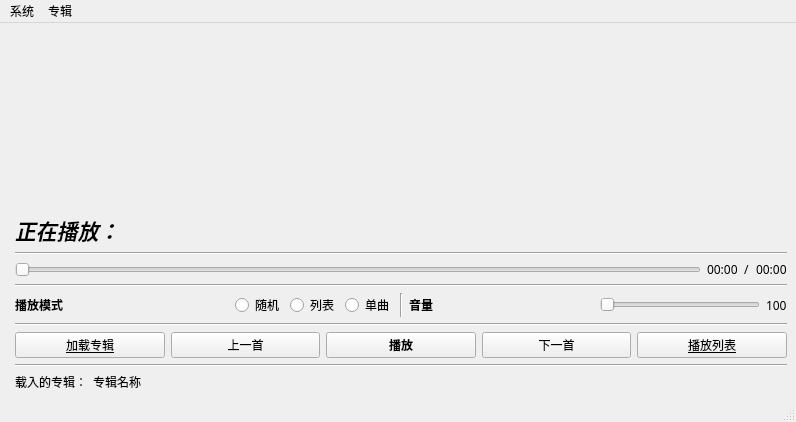
<?xml version="1.0" encoding="UTF-8"?>
<ui version="4.0">
 <class>MainWindow</class>
 <widget class="QMainWindow" name="MainWindow">
  <property name="geometry">
   <rect>
    <x>0</x>
    <y>0</y>
    <width>796</width>
    <height>422</height>
   </rect>
  </property>
  <property name="sizePolicy">
   <sizepolicy hsizetype="Fixed" vsizetype="Fixed">
    <horstretch>0</horstretch>
    <verstretch>0</verstretch>
   </sizepolicy>
  </property>
  <property name="font">
   <font>
    <family>仿宋</family>
    <bold>false</bold>
   </font>
  </property>
  <property name="windowTitle">
   <string>RogalunaAudioPlayer</string>
  </property>
  <widget class="QWidget" name="centralwidget">
   <property name="enabled">
    <bool>true</bool>
   </property>
   <property name="sizePolicy">
    <sizepolicy hsizetype="Fixed" vsizetype="Fixed">
     <horstretch>0</horstretch>
     <verstretch>0</verstretch>
    </sizepolicy>
   </property>
   <property name="tabletTracking">
    <bool>false</bool>
   </property>
   <layout class="QFormLayout" name="formLayout">
    <item row="0" column="1">
     <spacer name="verticalSpacer">
      <property name="orientation">
       <enum>Qt::Orientation::Vertical</enum>
      </property>
      <property name="sizeHint" stdset="0">
       <size>
        <width>20</width>
        <height>40</height>
       </size>
      </property>
     </spacer>
    </item>
    <item row="1" column="1">
     <layout class="QVBoxLayout" name="verticalLayout_2">
      <item>
       <layout class="QVBoxLayout" name="verticalLayout_3">
        <item>
         <layout class="QHBoxLayout" name="horizontalLayout_7">
          <item>
           <widget class="QLabel" name="label_tips">
            <property name="sizePolicy">
             <sizepolicy hsizetype="Fixed" vsizetype="Preferred">
              <horstretch>0</horstretch>
              <verstretch>0</verstretch>
             </sizepolicy>
            </property>
            <property name="font">
             <font>
              <family>华文仿宋</family>
              <pointsize>16</pointsize>
              <italic>true</italic>
              <bold>true</bold>
              <underline>false</underline>
             </font>
            </property>
            <property name="text">
             <string>正在播放：</string>
            </property>
           </widget>
          </item>
          <item>
           <widget class="QLabel" name="label_mediaName">
            <property name="font">
             <font>
              <family>仿宋</family>
              <pointsize>12</pointsize>
              <bold>true</bold>
             </font>
            </property>
            <property name="text">
             <string/>
            </property>
            <property name="alignment">
             <set>Qt::AlignmentFlag::AlignRight|Qt::AlignmentFlag::AlignTrailing|Qt::AlignmentFlag::AlignVCenter</set>
            </property>
           </widget>
          </item>
         </layout>
        </item>
       </layout>
      </item>
     </layout>
    </item>
    <item row="2" column="1">
     <layout class="QVBoxLayout" name="verticalLayout">
      <property name="spacing">
       <number>6</number>
      </property>
      <item>
       <widget class="Line" name="line_2">
        <property name="orientation">
         <enum>Qt::Orientation::Horizontal</enum>
        </property>
       </widget>
      </item>
      <item>
       <layout class="QHBoxLayout" name="horizontalLayout_2">
        <item>
         <widget class="QSlider" name="slider_playProgress">
          <property name="orientation">
           <enum>Qt::Orientation::Horizontal</enum>
          </property>
         </widget>
        </item>
        <item>
         <widget class="QLabel" name="label_currentDuration">
          <property name="font">
           <font>
            <family>仿宋</family>
            <bold>false</bold>
           </font>
          </property>
          <property name="text">
           <string>00:00</string>
          </property>
         </widget>
        </item>
        <item>
         <widget class="QLabel" name="label_4">
          <property name="font">
           <font>
            <family>仿宋</family>
            <bold>false</bold>
           </font>
          </property>
          <property name="text">
           <string>/</string>
          </property>
         </widget>
        </item>
        <item>
         <widget class="QLabel" name="label_totleTime">
          <property name="font">
           <font>
            <family>仿宋</family>
            <bold>false</bold>
           </font>
          </property>
          <property name="text">
           <string>00:00</string>
          </property>
         </widget>
        </item>
       </layout>
      </item>
      <item>
       <widget class="Line" name="line">
        <property name="orientation">
         <enum>Qt::Orientation::Horizontal</enum>
        </property>
       </widget>
      </item>
      <item>
       <layout class="QHBoxLayout" name="horizontalLayout_4">
        <item>
         <layout class="QHBoxLayout" name="horizontalLayout_6">
          <item>
           <widget class="QLabel" name="label_7">
            <property name="font">
             <font>
              <family>仿宋</family>
              <bold>true</bold>
             </font>
            </property>
            <property name="text">
             <string>播放模式</string>
            </property>
           </widget>
          </item>
          <item>
           <spacer name="horizontalSpacer">
            <property name="orientation">
             <enum>Qt::Orientation::Horizontal</enum>
            </property>
            <property name="sizeHint" stdset="0">
             <size>
              <width>40</width>
              <height>20</height>
             </size>
            </property>
           </spacer>
          </item>
          <item>
           <layout class="QHBoxLayout" name="horizontalLayout_8">
            <item>
             <widget class="QRadioButton" name="radioBtn_random">
              <property name="text">
               <string>随机</string>
              </property>
             </widget>
            </item>
            <item>
             <widget class="QRadioButton" name="radioBtn_list">
              <property name="text">
               <string>列表</string>
              </property>
             </widget>
            </item>
            <item>
             <widget class="QRadioButton" name="radioBtn_loop">
              <property name="text">
               <string>单曲</string>
              </property>
             </widget>
            </item>
           </layout>
          </item>
         </layout>
        </item>
        <item>
         <widget class="Line" name="line_3">
          <property name="orientation">
           <enum>Qt::Orientation::Vertical</enum>
          </property>
         </widget>
        </item>
        <item>
         <layout class="QHBoxLayout" name="horizontalLayout_5">
          <item>
           <widget class="QLabel" name="label_5">
            <property name="font">
             <font>
              <family>仿宋</family>
              <bold>true</bold>
             </font>
            </property>
            <property name="text">
             <string>音量</string>
            </property>
           </widget>
          </item>
          <item>
           <spacer name="horizontalSpacer_2">
            <property name="orientation">
             <enum>Qt::Orientation::Horizontal</enum>
            </property>
            <property name="sizeHint" stdset="0">
             <size>
              <width>40</width>
              <height>20</height>
             </size>
            </property>
           </spacer>
          </item>
          <item>
           <widget class="QSlider" name="slider_volume">
            <property name="maximum">
             <number>100</number>
            </property>
            <property name="singleStep">
             <number>0</number>
            </property>
            <property name="orientation">
             <enum>Qt::Orientation::Horizontal</enum>
            </property>
            <property name="invertedAppearance">
             <bool>false</bool>
            </property>
            <property name="invertedControls">
             <bool>false</bool>
            </property>
           </widget>
          </item>
          <item>
           <widget class="QLabel" name="label_volume">
            <property name="text">
             <string>100</string>
            </property>
           </widget>
          </item>
         </layout>
        </item>
       </layout>
      </item>
      <item>
       <widget class="Line" name="line_4">
        <property name="orientation">
         <enum>Qt::Orientation::Horizontal</enum>
        </property>
       </widget>
      </item>
      <item>
       <layout class="QHBoxLayout" name="horizontalLayout">
        <item>
         <widget class="QPushButton" name="btn_open">
          <property name="font">
           <font>
            <family>仿宋</family>
            <bold>false</bold>
            <underline>true</underline>
           </font>
          </property>
          <property name="text">
           <string>加载专辑</string>
          </property>
         </widget>
        </item>
        <item>
         <widget class="QPushButton" name="btn_previousMedia">
          <property name="text">
           <string>上一首</string>
          </property>
         </widget>
        </item>
        <item>
         <widget class="QPushButton" name="btn_playState">
          <property name="font">
           <font>
            <family>仿宋</family>
            <bold>true</bold>
           </font>
          </property>
          <property name="text">
           <string>播放</string>
          </property>
         </widget>
        </item>
        <item>
         <widget class="QPushButton" name="btn_nextMedia">
          <property name="text">
           <string>下一首</string>
          </property>
         </widget>
        </item>
        <item>
         <widget class="QPushButton" name="btn_playList">
          <property name="font">
           <font>
            <family>仿宋</family>
            <bold>false</bold>
            <underline>true</underline>
           </font>
          </property>
          <property name="text">
           <string>播放列表</string>
          </property>
         </widget>
        </item>
       </layout>
      </item>
     </layout>
    </item>
    <item row="3" column="1">
     <widget class="Line" name="line_5">
      <property name="orientation">
       <enum>Qt::Orientation::Horizontal</enum>
      </property>
     </widget>
    </item>
    <item row="4" column="1">
     <layout class="QHBoxLayout" name="horizontalLayout_3">
      <item>
       <widget class="QLabel" name="label_6">
        <property name="sizePolicy">
         <sizepolicy hsizetype="Fixed" vsizetype="Preferred">
          <horstretch>0</horstretch>
          <verstretch>0</verstretch>
         </sizepolicy>
        </property>
        <property name="text">
         <string>载入的专辑：</string>
        </property>
       </widget>
      </item>
      <item>
       <widget class="QLabel" name="label_albumName">
        <property name="text">
         <string>专辑名称</string>
        </property>
       </widget>
      </item>
     </layout>
    </item>
   </layout>
  </widget>
  <widget class="QMenuBar" name="menubar">
   <property name="geometry">
    <rect>
     <x>0</x>
     <y>0</y>
     <width>796</width>
     <height>17</height>
    </rect>
   </property>
   <property name="font">
    <font>
     <family>仿宋</family>
     <bold>false</bold>
    </font>
   </property>
   <widget class="QMenu" name="menu">
    <property name="font">
     <font>
      <family>仿宋</family>
      <bold>false</bold>
     </font>
    </property>
    <property name="title">
     <string>系统</string>
    </property>
    <widget class="QMenu" name="menu_2">
     <property name="title">
      <string>文件</string>
     </property>
     <addaction name="actionopenAudioFile"/>
     <addaction name="actionCopyToLocal"/>
    </widget>
    <addaction name="menu_2"/>
    <addaction name="actionQuit"/>
   </widget>
   <widget class="QMenu" name="menu_3">
    <property name="title">
     <string>专辑</string>
    </property>
    <addaction name="actionOpenLoaclAlbum"/>
   </widget>
   <addaction name="menu"/>
   <addaction name="menu_3"/>
  </widget>
  <widget class="QStatusBar" name="statusbar"/>
  <action name="actionQuit">
   <property name="icon">
    <iconset theme="QIcon::ThemeIcon::SystemLogOut"/>
   </property>
   <property name="text">
    <string>退出</string>
   </property>
   <property name="toolTip">
    <string>退出</string>
   </property>
   <property name="font">
    <font>
     <family>仿宋</family>
    </font>
   </property>
  </action>
  <action name="actionopenAudioFile">
   <property name="icon">
    <iconset theme="QIcon::ThemeIcon::DocumentNew"/>
   </property>
   <property name="text">
    <string>打开音频文件</string>
   </property>
   <property name="toolTip">
    <string>打开音频文件</string>
   </property>
  </action>
  <action name="actionOpenLoaclAlbum">
   <property name="text">
    <string>打开本地专辑目录</string>
   </property>
  </action>
  <action name="actionCopyToLocal">
   <property name="text">
    <string>将音频拷贝到本地</string>
   </property>
  </action>
 </widget>
 <resources/>
 <connections>
  <connection>
   <sender>actionQuit</sender>
   <signal>triggered()</signal>
   <receiver>MainWindow</receiver>
   <slot>close()</slot>
   <hints>
    <hint type="sourcelabel">
     <x>-1</x>
     <y>-1</y>
    </hint>
    <hint type="destinationlabel">
     <x>262</x>
     <y>108</y>
    </hint>
   </hints>
  </connection>
 </connections>
</ui>
